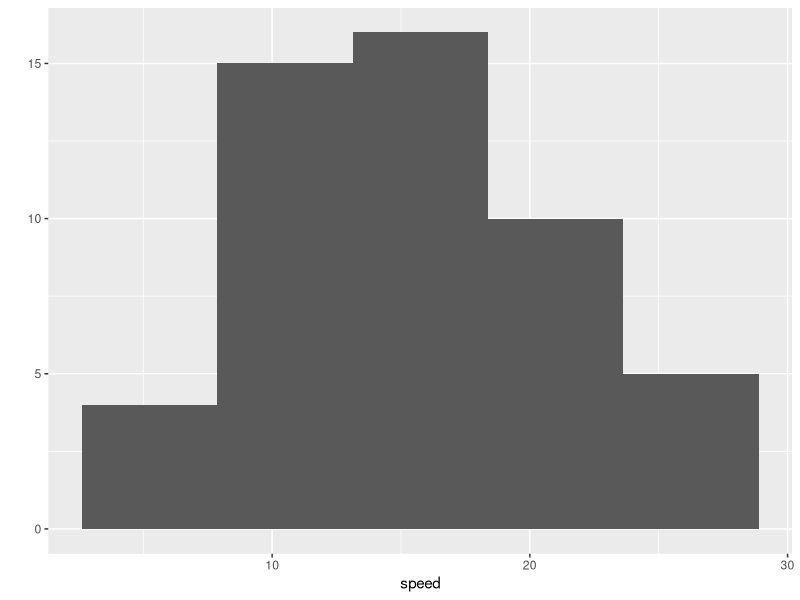
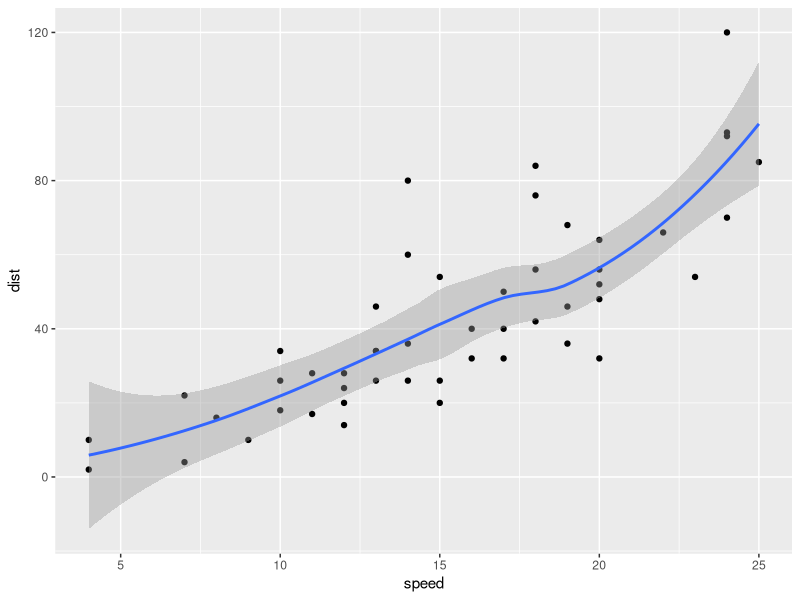
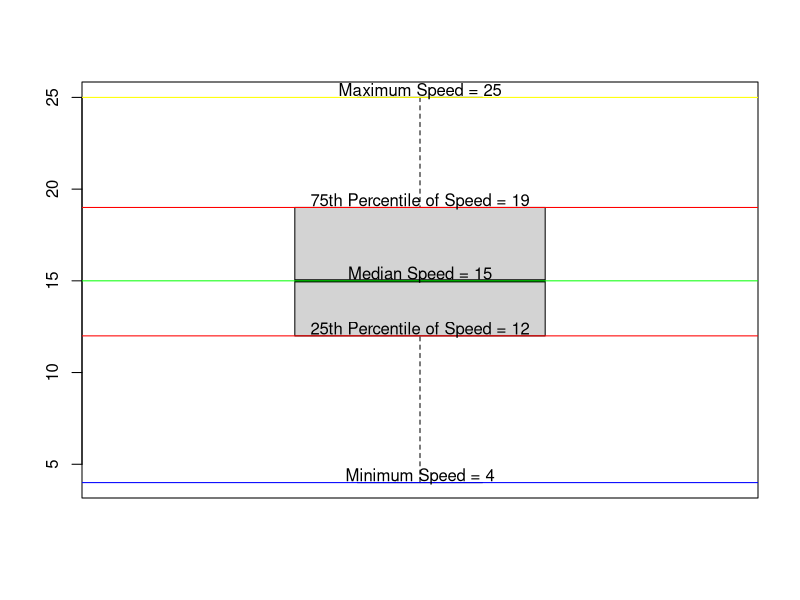

Source code (R) for these figures, in order:
## ---- chunk 1
knitr::opts_chunk$set(echo = TRUE, fig.pos="H")
## ---- chunk 2
library('tidyverse')
## ---- chunk 3
print("Hello world!")
## ---- chunk 4
print("Vikas Sanil")
## ---- chunk 5
seq(3,30,3)
## ---- chunk 6
x <- 3:12
y <- seq(3, 30, 3)
x*y
## ---- chunk 7
head(cars)
## ---- chunk 8
cat('Average of \'speed\': ', mean(cars$speed))

## ---- chunk 9
cat('Standard Deviation of \'speed\': ', sd(cars$speed))
## ---- chunk 10
cat('Average of \'dist\': ', mean(cars$dist))

## ---- chunk 11
cat('Standard Deviation of \'dist\': ', sd(cars$dist))
## ---- chunk 12
qplot(speed,data=cars, bins = 5)
## ---- chunk 13
qplot(x=speed, y=dist, data=cars, geom = c("point", "smooth"))
## ---- chunk 14
boxplot(cars$speed)
abline(h = min(cars$speed), col = "Blue", )
text(min(cars$speed), paste("Minimum Speed =", min(cars$speed), sep = ' '), adj = c(0.5,-0.1) )
abline(h = max(cars$speed), col = "Yellow")
text(max(cars$speed), paste("Maximum Speed =", max(cars$speed), sep = ' '), adj = c(0.5,-0.1) )
abline(h = median(cars$speed), col = "Green")
text(median(cars$speed), paste("Median Speed =",median(cars$speed), sep = ' '), adj = c(0.5,-0.1) )
abline(h = quantile(cars$speed, c(0.25, 0.75)), col = "Red")
text(quantile(cars$speed, 0.25), paste("25th Percentile of Speed =",quantile(cars$speed, 0.25), sep = ' '), adj = c(0.5,-0.1) )
text(quantile(cars$speed, 0.75), paste("75th Percentile of Speed =",quantile(cars$speed, 0.75), sep = ' '), adj = c(0.5,-0.1) )
## ---- chunk 15
summary(cars$speed)
